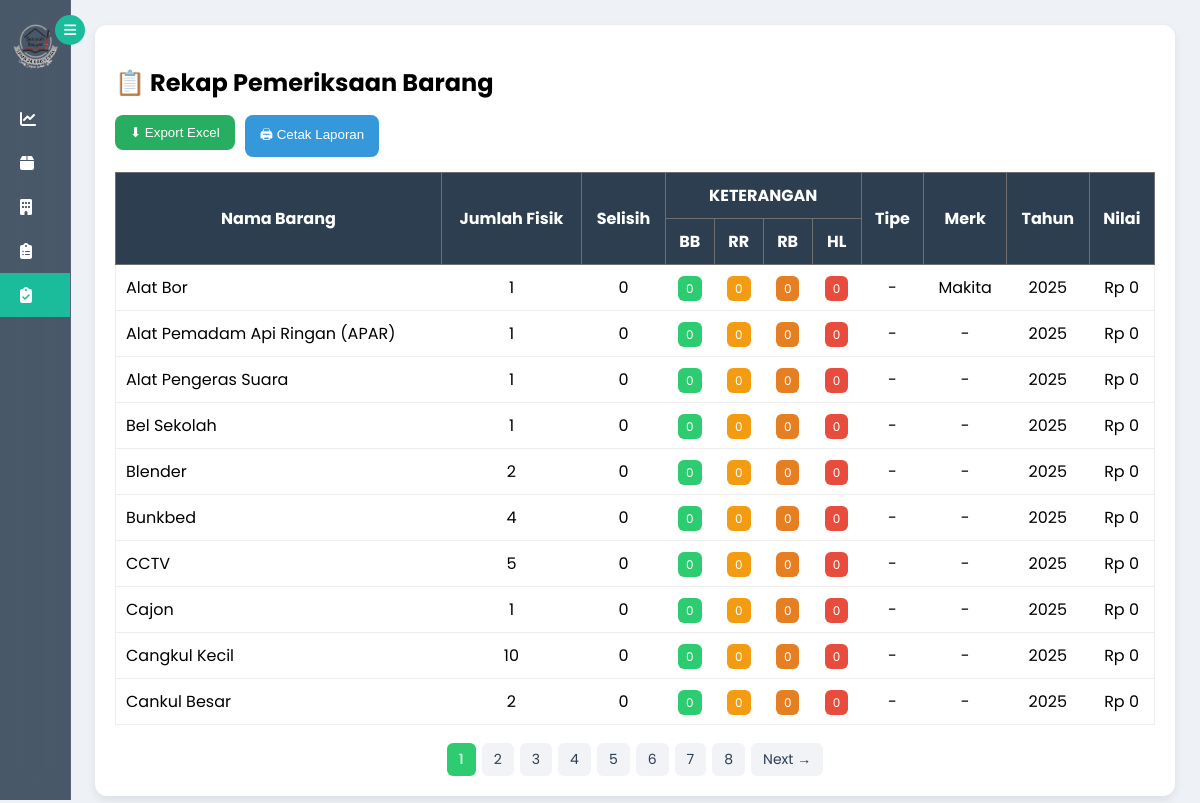
The app's page /rekap with its own data.
### tables this page shows
CREATE TABLE "barang" (
	"id"	INTEGER,
	"nama_barang"	TEXT NOT NULL,
	"jumlah_barang"	INTEGER,
	"tipe"	TEXT,
	"merk"	TEXT,
	"tahun_perolehan"	INTEGER,
	"nilai"	INTEGER, ruang_id INTEGER, kode_barang TEXT, tanggal_input DATETIME, tanggal_update DATETIME,
	PRIMARY KEY("id" AUTOINCREMENT)
);

### app.py (the view)
@app.route('/rekap')
def rekap_page():
    conn = get_db()
    page = request.args.get('page', 1, type=int)
    per_page = 10
    offset = (page - 1) * per_page
    data = conn.execute("""
    SELECT
        barang.id,
        barang.kode_barang,
        barang.nama_barang,
        barang.jumlah_barang,
        COALESCE(pf.bb,0) as bb,
        COALESCE(pf.rr,0) as rr,
        COALESCE(pf.rb,0) as rb,
        COALESCE(pf.hl,0) as hl,
        barang.jumlah_barang AS jumlah_fisik,
        barang.tipe,
        barang.merk,
        barang.tahun_perolehan,
        barang.nilai
    FROM barang
    LEFT JOIN pemeriksaan_fisik pf
        ON barang.id = pf.barang_id
    GROUP BY barang.id
    ORDER BY barang.nama_barang
    LIMIT ? OFFSET ?
    """, (per_page, offset)).fetchall()
    total = conn.execute("SELECT COUNT(*) FROM barang").fetchone()[0]
    total_pages = (total + per_page - 1) // per_page
    conn.close()
    return render_template(
        "rekap.html",
        data=data,
        page=page,
        total_pages=total_pages
    )

### app.py (called while the page is built)
def get_db():
    conn = sqlite3.connect("aset.db", timeout=10)
    conn.row_factory = sqlite3.Row
    return conn

@app.before_request
def session_timeout():
    if session.get('role') == 'admin':
        now = datetime.now()
        last_activity = session.get('last_activity')
        if last_activity:
            last_activity = datetime.strptime(last_activity, "%Y-%m-%d %H:%M:%S")
            if now - last_activity > timedelta(minutes=5):
                session.clear()
                return redirect(url_for('login'))
        session['last_activity'] = now.strftime("%Y-%m-%d %H:%M:%S")

### templates/rekap.html (shortened to what this page needs)
{% extends "layout.html" %}
{% block content %}
<div class="card">
<h2>📋 Rekap Pemeriksaan Barang</h2>
<div class="table-container">
<div style="display:flex; gap:10px; margin-bottom:15px;">
    <a href="/rekap/excel">
        <button style="background:#27ae60;color:white;border:none;padding:10px 15px;border-radius:8px;cursor:pointer;">
            ⬇ Export Excel
        </button>
    </a>
    <a href="/rekap/cetak" target="_blank">
        <button style="background:#3498db;color:white;border:none;padding:10px 15px;border-radius:8px;cursor:pointer;">
            🖨 Cetak Laporan
        </button>
    </a>
</div>
<table>
<tr>
    <th rowspan="2">Nama Barang</th>
    <th rowspan="2">Jumlah Fisik</th>
    <th rowspan="2">Selisih</th>
    <th colspan="4">KETERANGAN</th>
    <th rowspan="2">Tipe</th>
    <th rowspan="2">Merk</th>
    <th rowspan="2">Tahun</th>
    <th rowspan="2">Nilai</th>
</tr>
<tr>
    <th>BB</th>
    <th>RR</th>
    <th>RB</th>
    <th>HL</th>
</tr>
{% if data %}
{% for d in data %}
<tr>
    <td style="text-align:left">{{ d.nama_barang }}</td>
    <td>{{ d.jumlah_fisik }}</td>
    <td>{% set total_kondisi = d.rr + d.rb + d.hl %}
    {{ 0 if total_kondisi == 0 else d.jumlah_barang - total_kondisi }}
    </td>
    <td><span class="badge bb">{{ 0 }}</span></td>
    <td><span class="badge rr">{{ d.rr }}</span></td>
    <td><span class="badge rb">{{ d.rb }}</span></td>
    <td><span class="badge hl">{{ d.hl }}</span></td>
    <td>{{ d.tipe }}</td>
    <td>{{ d.merk }}</td>
    <td>{{ d.tahun_perolehan }}</td>
    <td>Rp {{ "{:,}".format((d.nilai or 0)|int) }}</td>
</tr>
{% endfor %}
{% else %}
<tr>
<td colspan="12" class="empty">Belum ada data pemeriksaan</td>
</tr>
{% endif %}
</table>
<div class="pagination">
    {% for p in range(1, total_pages + 1) %}
        <a href="?page={{ p }}"
           class="page-btn {% if p == page %}active{% endif %}">
           {{ p }}
        </a>
    {% endfor %}
    {% if page < total_pages %}
        <a href="?page={{ page+1 }}" class="page-btn">Next →</a>
    {% endif %}
</div>
</div>
</div>
{% endblock %}

### templates/layout.html (style rules this page uses)
body { margin:0; font-family:'Poppins',sans-serif; background:#eef2f7; }

### templates/rekap.html (style rules this page uses)
.card { background:white; padding:20px; border-radius:12px; box-shadow:0 4px 10px rgba(0,0,0,0.08); }
h2 { margin-bottom:15px; }
.table-container { overflow-x:auto; }
table { width:100%; border-collapse:collapse; border:1px solid #eee; min-width:900px; }
th,td { padding:10px; border-bottom:1px solid #eee; text-align:center; }
th { background:#2c3e50; color:white; border:1px solid #6f6f6f; }
.badge { padding:4px 8px; border-radius:6px; color:white; font-size:12px; }
.bb { background:#2ecc71; }
.rr { background:#f39c12; }
.rb { background:#e67e22; }
.hl { background:#e74c3c; }
.pagination { margin-top: 18px; display: flex; gap: 6px; justify-content: center; flex-wrap: wrap; }
.page-btn { padding: 6px 12px; background: #f1f3f6; border-radius: 6px; text-decoration: none; color: #2c3e50; font-size: 14px; transition: 0.2s; }
.page-btn.active { background: #2ecc71; color: white; font-weight: 500; }

### records on screen
barang: nama_barang "Alat Bor", jumlah_fisik "1", jumlah_barang "0", value "0", rr "0", rb "0", hl "0", tipe "-", merk "Makita", tahun_perolehan "2025", nilai "0"
barang: nama_barang "Alat Pemadam Api Ringan (APAR)", jumlah_fisik "1", jumlah_barang "0", value "0", rr "0", rb "0", hl "0", tipe "-", merk "-", tahun_perolehan "2025", nilai "0"
barang: nama_barang "Alat Pengeras Suara", jumlah_fisik "1", jumlah_barang "0", value "0", rr "0", rb "0", hl "0", tipe "-", merk "-", tahun_perolehan "2025", nilai "0"
barang: nama_barang "Bel Sekolah", jumlah_fisik "1", jumlah_barang "0", value "0", rr "0", rb "0", hl "0", tipe "-", merk "-", tahun_perolehan "2025", nilai "0"
barang: nama_barang "Blender", jumlah_fisik "2", jumlah_barang "0", value "0", rr "0", rb "0", hl "0", tipe "-", merk "-", tahun_perolehan "2025", nilai "0"
barang: nama_barang "Bunkbed", jumlah_fisik "4", jumlah_barang "0", value "0", rr "0", rb "0", hl "0", tipe "-", merk "-", tahun_perolehan "2025", nilai "0"
barang: nama_barang "CCTV", jumlah_fisik "5", jumlah_barang "0", value "0", rr "0", rb "0", hl "0", tipe "-", merk "-", tahun_perolehan "2025", nilai "0"
barang: nama_barang "Cajon", jumlah_fisik "1", jumlah_barang "0", value "0", rr "0", rb "0", hl "0", tipe "-", merk "-", tahun_perolehan "2025", nilai "0"
barang: nama_barang "Cangkul Kecil", jumlah_fisik "10", jumlah_barang "0", value "0", rr "0", rb "0", hl "0", tipe "-", merk "-", tahun_perolehan "2025", nilai "0"
barang: nama_barang "Cankul Besar", jumlah_fisik "2", jumlah_barang "0", value "0", rr "0", rb "0", hl "0", tipe "-", merk "-", tahun_perolehan "2025", nilai "0"

### other values on screen
{{ p }} "1" "2" "3" "4" "5" "6" "7" "8"
